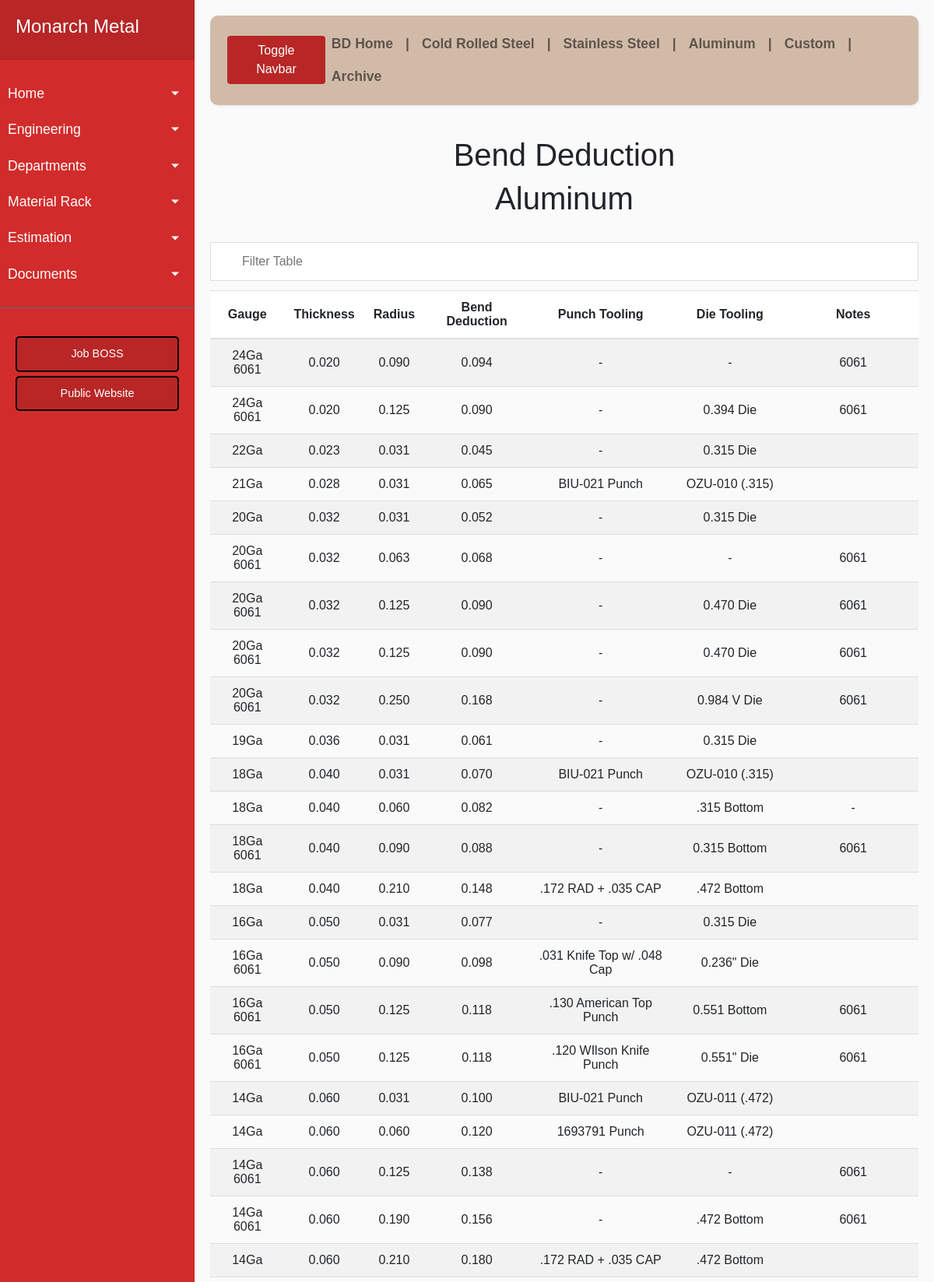
Page /bdals (upper part) on the committed database.
### app/models.py (models this page shows, shortened)
class Bendd(Base):
    __tablename__ = 'bendd'
    id = Column(Integer, primary_key=True)
    matl = Column(String(10))
    desc = Column(String(25))
    gauge = Column(String(10))
    thick = Column(String(50))
    rad = Column(String(50))
    bd = Column(String(50))
    pt = Column(String(120))
    dt = Column(String(120))
    notes = Column(String(120))

### app/routes.py (the view)
@app.route('/bdals')
def bdals():
    bds = Bendd.query.order_by('thick', 'rad').all()
    return render_template('bdals.html', bds=bds)

### app/routes.py (called while the page is built)
@app.teardown_appcontext
def shutdown_session(exception=None):
    db_session.remove()

### app/templates/bdals.html (shortened to what this page needs)
{% extends 'bdbase.html' %}
{% block content %}
    <h1 align='center'>Bend Deduction</h1>
    <h1 align='center'>Aluminum</h1>
    <br>
    <body>
        <input type="text" id="myInput" onkeyup="filterTable()" placeholder="Filter Table">
            <table id="myTable">
                <tr class="header">
                    <th scope="col">Gauge</th>
                    <th scope="col">Thickness</th>
                    <th scope="col">Radius</th>
                    <th scope="col">Bend Deduction</th>
                    <th scope="col">Punch Tooling</th>
                    <th scope="col">Die Tooling</th>
                    <th scope="col">Notes</th>
                </tr>
            {% for bd in bds %}
                {% if bd.desc == 'ALS' %}
                    <tr id={{ bd.id }}>
                        <td align='center'><a href="/edit_bd/{{ bd.id }}"> {{ bd.gauge }} </a></td>
                        <td align='center'> {{ bd.thick }} </td>
                        <td align='center'> {{ bd.rad }} </td>
                        <td align='center'> {{ bd.bd }} </td>
                        <td align='center'> {{ bd.pt }} </td>
                        <td align='center'> {{ bd.dt }} </td>
                        <td align='center'> {{ bd.notes }} </td>
                    </tr>
                {% endif %}
            {% endfor %}
            </table>
    </body>
{% endblock %}

### app/static/style.css (style rules this page uses)
* { font-family: 'Poppins', sans-serif; }
#myInput { background-image: url('https://www.w3schools.com/css/searchicon.png'); background-position: 10px 12px; background-repeat: no-repeat; width: 100%; font-size: 16px; padding: 12px 20px 12px 40px; border: 1px solid #ddd; margin-bottom: 12px; }
#myTable { border-collapse: collapse; width: 100%; font-size: 16px; }
#myTable th, #myTable td { text-align: center; padding: 12px; }
#myTable th { background: #ffffff; border-top: 1px solid #ddd; border-bottom: 2px solid #ddd; }
#myTable tr { border-bottom: 1px solid #ddd; }
#myTable tr:nth-child(even) { background-color: #f2f2f2; }
#myTable tr.header, #myTable tr:hover { background-color: #ddd; }
th { text-align: center; }
body { font-family: 'Poppins', sans-serif; background: #fafafa; }

### rows in the picture
Bendd: gauge "24Ga 6061", thick "0.020", rad "0.090", bd "0.094", pt "-", dt "-", notes "6061"
Bendd: gauge "24Ga 6061", thick "0.020", rad "0.125", bd "0.090", pt "-", dt "0.394 Die", notes "6061"
Bendd: gauge "22Ga", thick "0.023", rad "0.031", bd "0.045", pt "-", dt "0.315 Die"
Bendd: gauge "21Ga", thick "0.028", rad "0.031", bd "0.065", pt "BIU-021 Punch", dt "OZU-010 (.315)"
Bendd: gauge "20Ga", thick "0.032", rad "0.031", bd "0.052", pt "-", dt "0.315 Die"
Bendd: gauge "20Ga 6061", thick "0.032", rad "0.063", bd "0.068", pt "-", dt "-", notes "6061"
Bendd: gauge "20Ga 6061", thick "0.032", rad "0.125", bd "0.090", pt "-", dt "0.470 Die", notes "6061"
Bendd: gauge "20Ga 6061", thick "0.032", rad "0.125", bd "0.090", pt "-", dt "0.470 Die", notes "6061"
Bendd: gauge "20Ga 6061", thick "0.032", rad "0.250", bd "0.168", pt "-", dt "0.984 V Die", notes "6061"
Bendd: gauge "19Ga", thick "0.036", rad "0.031", bd "0.061", pt "-", dt "0.315 Die"
Bendd: gauge "18Ga", thick "0.040", rad "0.031", bd "0.070", pt "BIU-021 Punch", dt "OZU-010 (.315)"
Bendd: gauge "18Ga", thick "0.040", rad "0.060", bd "0.082", pt "-", dt ".315 Bottom", notes "-"
Bendd: gauge "18Ga 6061", thick "0.040", rad "0.090", bd "0.088", pt "-", dt "0.315 Bottom", notes "6061"
Bendd: gauge "18Ga", thick "0.040", rad "0.210", bd "0.148", pt ".172 RAD + .035 CAP", dt ".472 Bottom"
Bendd: gauge "16Ga", thick "0.050", rad "0.031", bd "0.077", pt "-", dt "0.315 Die"
Bendd: gauge "16Ga 6061", thick "0.050", rad "0.090", bd "0.098", pt ".031 Knife Top w/ .048 Cap", dt "0.236\" Die"
Bendd: gauge "16Ga 6061", thick "0.050", rad "0.125", bd "0.118", pt ".130 American Top Punch", dt "0.551 Bottom", notes "6061"
Bendd: gauge "16Ga 6061", thick "0.050", rad "0.125", bd "0.118", pt ".120 WIlson Knife Punch", dt "0.551\" Die", notes "6061"
Bendd: gauge "14Ga", thick "0.060", rad "0.031", bd "0.100", pt "BIU-021 Punch", dt "OZU-011 (.472)"
Bendd: gauge "14Ga", thick "0.060", rad "0.060", bd "0.120", pt "1693791 Punch", dt "OZU-011 (.472)"
Bendd: gauge "14Ga 6061", thick "0.060", rad "0.125", bd "0.138", pt "-", dt "-", notes "6061"
Bendd: gauge "14Ga 6061", thick "0.060", rad "0.190", bd "0.156", pt "-", dt ".472 Bottom", notes "6061"
Bendd: gauge "14Ga", thick "0.060", rad "0.210", bd "0.180", pt ".172 RAD + .035 CAP", dt ".472 Bottom"
